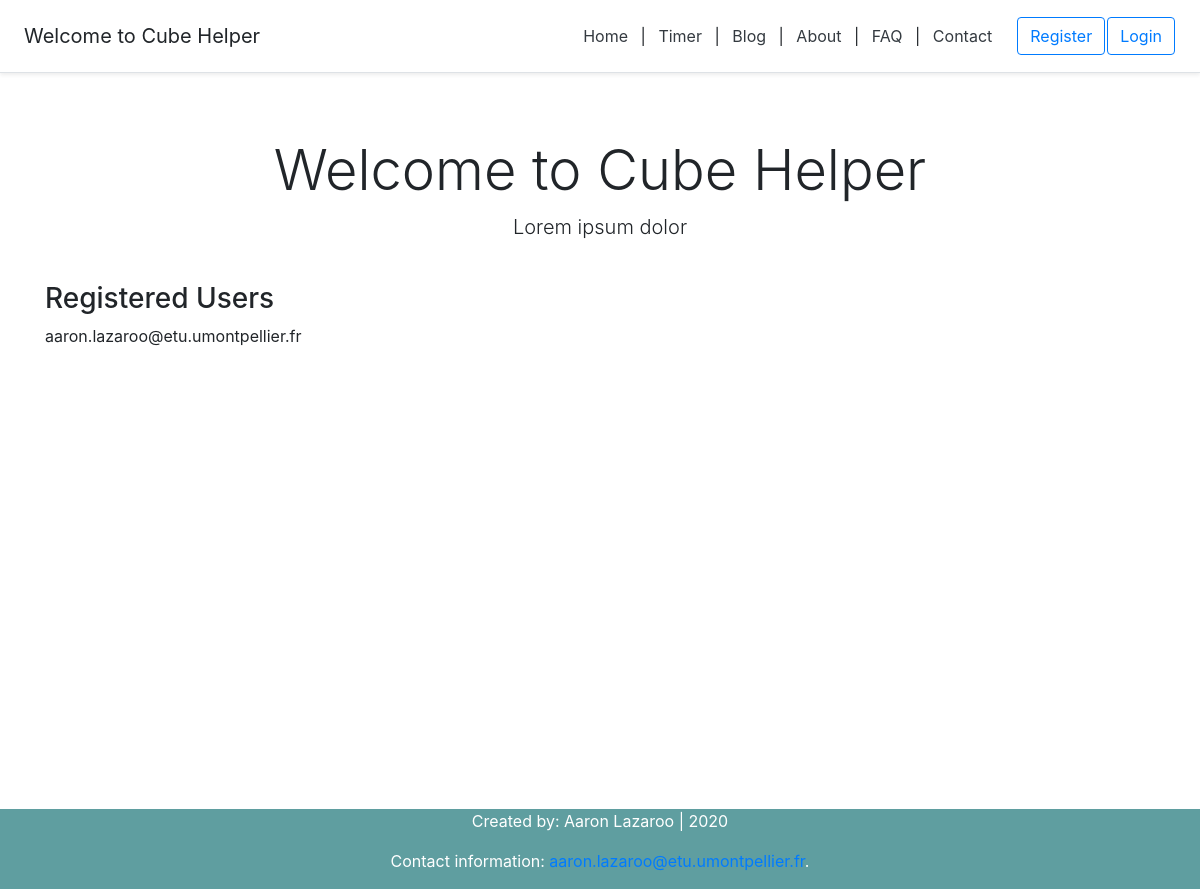
The app's page /, older data.
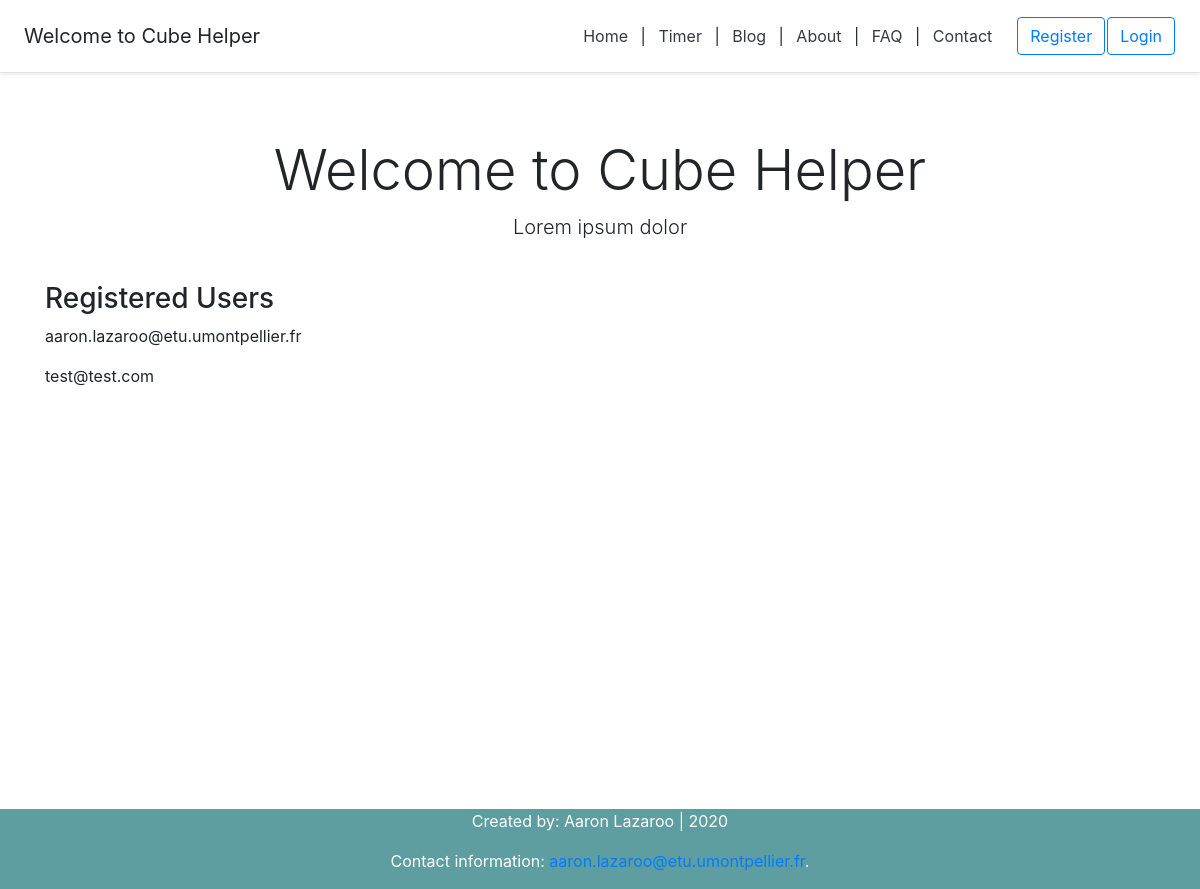
The same page, newer data.
### account/models.py (models this page shows, shortened)
class Account(AbstractBaseUser):
	email = models.EmailField(verbose_name='email', max_length=60, unique=True)
	username = models.CharField(max_length=30, unique=True)
	date_joined = models.DateTimeField(verbose_name='date_joined',auto_now_add=True)
	last_login = models.DateTimeField(verbose_name='last_login',auto_now=True)
	is_admin = models.BooleanField(default=False)
	is_active = models.BooleanField(default=True)
	is_staff = models.BooleanField(default=False)
	is_superuser = models.BooleanField(default=False)
	USERNAME_FIELD = 'email' #login credential
	REQUIRED_FIELDS = ['username']
	objects = MyAccountManager() #reference to account manager
	def __str__(self):
		return self.email

### myapp/views.py (the view)
# urls.py: path('', views.homepage, name='homepage'), # homepage
def homepage(request):
	context = {}
	accounts = Account.objects.all()
	context['accounts'] = accounts
	return render(request,'homepage.html',context)

### myapp/templates/homepage.html
{% extends 'index.html' %}
{% block content %}
<div>
	<div class="pricing-header px-3 py-3 pt-md-5 pb-md-4 mx-auto text-center">
	  <h1 class="display-4">Welcome to Cube Helper</h1>
	  <p class="lead">Lorem ipsum dolor</p>
	</div>
	<div class="container">
		<div class="d-flex flex-column">
			<h3>Registered Users</h3>
			{% for account in accounts %}
				<p>{{account}}</p>
			{% endfor %}
		</div>
	</div>
</div>
{% endblock content %}

### myapp/templates/index.html (shortened to what this page needs)
<!DOCTYPE html>
{% load static %}
<html>
<head>
	<link rel="stylesheet" href="{% static 'styles.css' %}">
	{% include 'snippets/header.html' %}
</head>
<body>
	<div class="main">
		{% block content %}
		{% endblock content %}
	</div>
	{% include 'snippets/footer.html' %}
</body>
</html>

### myapp/templates/snippets/header.html (shortened to what this page needs)
<link rel="stylesheet" href="https://stackpath.bootstrapcdn.com/bootstrap/4.4.1/css/bootstrap.min.css">
<div class="d-flex flex-column flex-md-row align-items-center p-3 px-md-4 mb-3 bg-white border-bottom shadow-sm">
{% if request.user.is_authenticated %}
  <h5 class="my-0 mr-md-auto font-weight-normal">Hello, {{request.user.username}}</h5>
 {% else %}
 <h5 class="my-0 mr-md-auto font-weight-normal">Welcome to Cube Helper</h5>
 {% endif %}
  <nav class="my-2 my-md-0 mr-md-3">
	<a class="p-2 text-dark" href="{% url 'homepage' %}">Home</a> |
	<a class="p-2 text-dark" href="{% url 'timer' %}">Timer</a> |
	<a class="p-2 text-dark" href="{% url 'blog' %}">Blog</a> |
	<a class="p-2 text-dark" href="{% url 'about' %}">About</a> |
	<a class="p-2 text-dark" href="{% url 'faq' %}">FAQ</a> |
	<a class="p-2 text-dark" href="{% url 'contact' %}">Contact</a>
	</nav>
	{% if request.user.is_authenticated %}
	<a class="btn btn-outline-primary" href="{% url 'account' %}">Edit profile</a>
	<a class="btn btn-outline-primary" href="{% url 'logout' %}">Logout</a>
	{% else %}
	<a class="btn btn-outline-primary" href="{% url 'register' %}">Register</a>
	<a class="btn btn-outline-primary" href="{% url 'login' %}">Login</a>
	{% endif %}
</div>

### myapp/templates/snippets/footer.html (shortened to what this page needs)
<div class="footer">
	<p>Created by: Aaron Lazaroo | 2020</p>
	<p>Contact information: <a href="mailto:aaron.lazaroo@etu.umontpellier.fr">
	aaron.lazaroo@etu.umontpellier.fr</a>.</p>
</div>

### myapp/static/styles.css (style rules this page uses)
.footer { position: fixed; left: 0; bottom: 0; width: 100%; background-color: CadetBlue; color: white; text-align: center; }
.btn { margin: 1px; }
.main { min-height: 100vh; height:100%; }
@media (min-width: 768px) { html { font-size: 16px; } }
.container { max-width: 960px; }
.pricing-header { max-width: 700px; }

Row changes from the older to the newer data that the page shows:
added Account: email "test@test.com"
